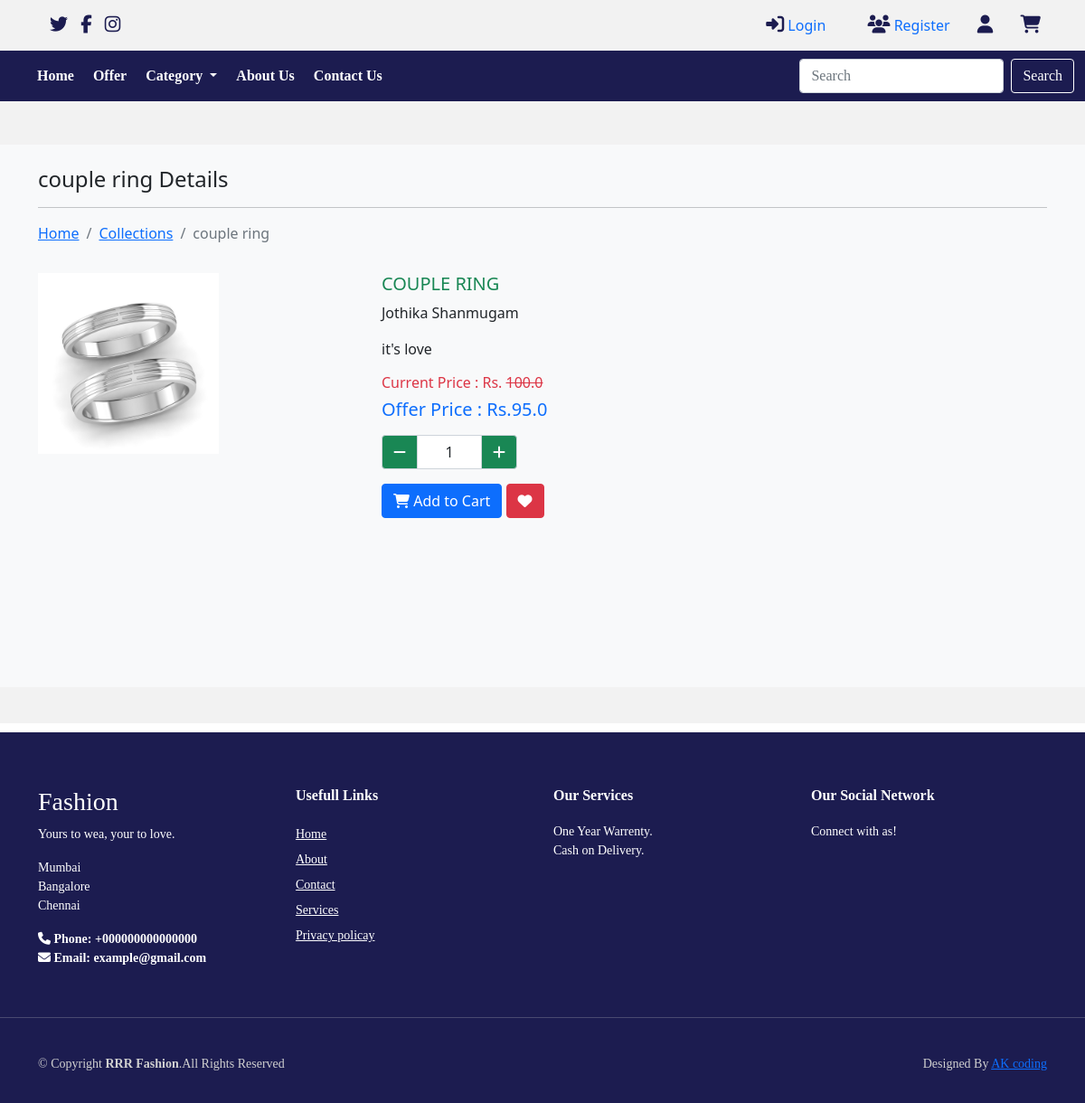
The app's page /category/Ring/couple ring with its own data.
### JLS/models.py (models this page shows)
class Product(models.Model):
  category=models.ForeignKey(Catagory,on_delete=models.CASCADE)
  name=models.CharField(max_length=150,null=False,blank=False)
  vendor=models.CharField(max_length=150,null=False,blank=False)
  product_image=models.ImageField(upload_to=getFileName,null=True,blank=True)
  quantity=models.IntegerField(null=False,blank=False)
  original_price=models.FloatField(null=False,blank=False)
  selling_price=models.FloatField(null=False,blank=False)
  description=models.TextField(max_length=500,null=False,blank=False)
  status=models.BooleanField(default=False,help_text="0-show,1-Hidden")
  trending=models.BooleanField(default=False,help_text="0-default,1-Trending")
  created_at=models.DateTimeField(auto_now_add=True)
  def __str__(self) :
    return self.name

### JLS/views.py (the view)
# urls.py: path('category/<str:cname>/<str:pname>',views.product_details,name="product_details"),
def product_details(request,cname,pname):
    if(Catagory.objects.filter(name=cname,status=0)):
        if(Product.objects.filter(name=pname,status=0)):
            products=Product.objects.filter(name=pname,status=0).first()
            return render(request,"products/product_details.html",{"products":products})
        else:
            messages.error(request,"No Such Produtct Found")
            return redirect('category')

### JLS/templates/products/product_details.html (shortened to what this page needs)
{% extends 'layout/main.html' %}
{% block content %}
<section class="bg-light py-4 my-5" style="min-height:600px;">
    <div class="container">
      <div class="row">
        <div class="col-12">
          <h4 class="mb-3">  {{products}} Details</h4>
          <hr style="border-color:#b8bfc2;">
          <nav aria-label="breadcrumb">
            <ol class="breadcrumb">
              <li class="breadcrumb-item"><a href="{% url 'home' %}">Home</a></li>
              <li class="breadcrumb-item"><a href="{% url 'category' products.category.name  %}">Collections</a></li>
              <li class="breadcrumb-item active" aria-current="page">{{products}}</li>
            </ol>
          </nav>
        </div>
        <div class="col-4 my-3 pic-box">
        <img  id="myImg"  src="{{products.product_image.url}}" class="card-image-top" alt="{{products}}" style="height:200px;">
          </div>
        <div class="col-8 my-3">
            <h5 class="text-success">{{products | upper}}</h5>
            <p>{{products.vendor}}</p>
            <p>{{products.description}}</p>
            <h6 class="my-2 text-danger">Current Price : Rs. <s>{{products.original_price}}</s></h6>
            <h5 class="my-2 text-primary">Offer Price   : Rs.{{products.selling_price}}</h5>
            <div class="my-3">
              {% if products.quantity > 0 %}
                <p>
                  <div class="input-group" style="width:150px">
                    <button class="input-group-text bg-success text-light" id="btnMinus" ><i class="fa fa-minus"></i></button>
                      <input type="text" name="qty" id="txtQty" value="1" class="form-control text-center">
                    <button class="input-group-text bg-success text-light" id="btnPlus"><i class="fa fa-plus"></i></button>
                  </div>
                </p>
               <button class="btn btn-primary" id="btnCart"><i class="fa fa-shopping-cart"></i> Add to Cart</button>
              {% else %}
              <button class="btn btn-secondary"><i class="fa fa-minus"></i> Out of Stock</button>
              {% endif %}
              <button class="btn btn-danger" id="btnFav"><i class="fa fa-heart"></i></button>
            </div>
        </div>
      </div>
    </div>
  </section>
{% endblock content %}

### static/css/style.css (style rules this page uses)
* { margin: 0; padding: 0; box-sizing: border-box; }
html { scroll-behavior: smooth; }
.pic-box { position: relative; }

### records on screen
Product: name "couple ring", product_image (picture), name "COUPLE RING", vendor "Jothika Shanmugam", description "it's love", original_price "100.0", selling_price "95.0"
